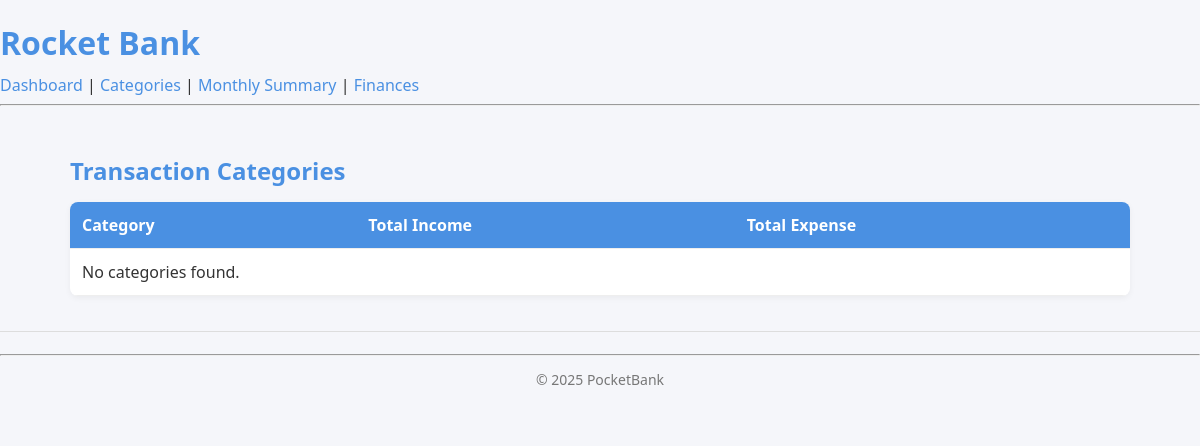
The app's page /dashboard/categories/ (signed in), older data.
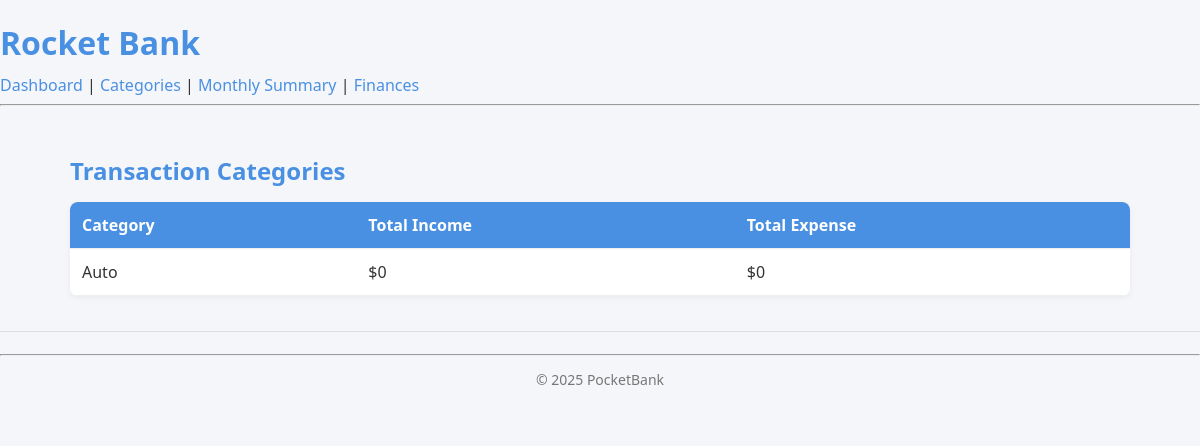
The same page, newer data.
### finance/models.py (models this page shows, shortened)
class TransactionCategory(models.Model):
    name = models.CharField(max_length=100)
    color = models.CharField(max_length=7, default='#000000')
    user = models.ForeignKey(User, on_delete=models.CASCADE)

### dashboard/views.py (the view)
# urls.py: path('categories/', CategoryReport.as_view(), name='categories'),
class CategoryReport(ListView):
    model = TransactionCategory
    template_name = 'dashboard/transaction_category.html'
    context_object_name = 'categories'
    def get_queryset(self):
        return TransactionCategory.objects.filter(user=self.request.user)
    def get_context_data(self, **kwargs):
        context = super().get_context_data(**kwargs)
        for category in context['categories']:
            category.total_income = Transaction.objects.filter(
                category=category, transaction_type='deposit'
            ).aggregate(Sum('amount'))['amount__sum'] or 0
            category.total_expense = Transaction.objects.filter(
                category=category, transaction_type='withdrawal'
            ).aggregate(Sum('amount'))['amount__sum'] or 0
        return context

### templates/dashboard/transaction_category.html
{% extends "base.html" %}
{% block content %}
<div class="container mt-4">
  <h2>Transaction Categories</h2>
  <table class="table table-bordered">
    <thead>
      <tr>
        <th>Category</th>
        <th>Total Income</th>
        <th>Total Expense</th>
      </tr>
    </thead>
    <tbody>
      {% for category in categories %}
      <tr>
        <td>{{ category.name }}</td>
        <td class="text-success">${{ category.total_income }}</td>
        <td class="text-danger">${{ category.total_expense }}</td>
      </tr>
      {% empty %}
      <tr><td colspan="3">No categories found.</td></tr>
      {% endfor %}
    </tbody>
  </table>
</div>
{% endblock %}

Row changes from the older to the newer data that the page shows:
added TransactionCategory: name "Auto", total_income "0", total_expense "0"
Text that changed along with them:
text no longer shown: "No categories found."
